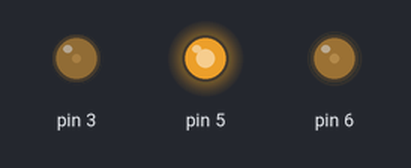
A sketch run on a simulated Arduino Uno, built with avr-gcc and run on an emulated ATmega328P. On the bench: output pins drawn as LEDs (lit = HIGH).

Above: at 0.05 s.
At 2.0 s:
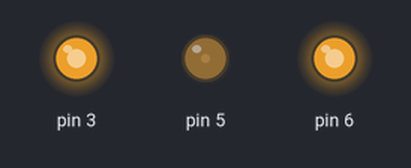
Timing chart, 0 to 4.6 s (numbered marks = the images above):
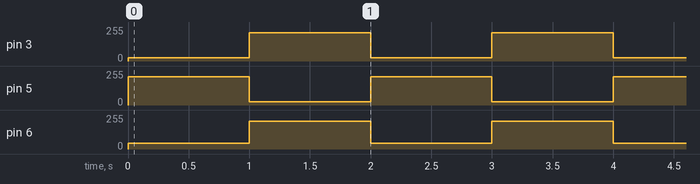

Measured:
- by itself, pin 3, pin 5: alternates 213/255 for 1.0 s and 26/255 for 1.0 s
- by itself, pin 6: alternates 210/255 for 1.0 s and 43/255 for 1.0 s

The sketch:

led-rgb.ino
```cpp
void setup() {
  pinMode(3, OUTPUT);
  pinMode(5, OUTPUT);
  pinMode(6, OUTPUT);
}

void loop() {
  analogWrite(3, 26);
  analogWrite(5, 213);
  analogWrite(6, 43);
  delay(1000);
  analogWrite(3, 213);
  analogWrite(5, 26);
  analogWrite(6, 210);
  delay(1000);
}
```
